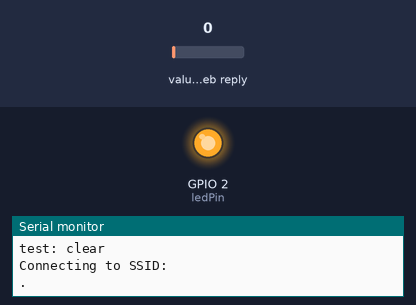
Bench run of a sketch on a simulated ESP8266 (NodeMCU). On the bench: output pins drawn as LEDs (lit = HIGH), the last lines printed to the serial monitor. The test bench sets the inputs (shaded band); at power-on: value in the web reply 0. WiFi joins after 1.5 s; servers stay silent unless stated; web services answer with replies made up by the test bench; not simulated (calls return 0 or success): secrets.h.

Above: at 0.11 s.
At 5.1 s:
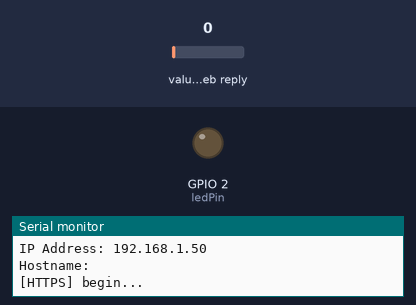
Timing chart, 0 to 6.6 s (numbered marks = the images above):
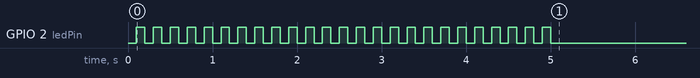

The sketch:

clear.ino
```cpp
/*--------------------------------------------------------------
  Program:      clear

  Description:  Clear a ThingSpeak channel.

  Hardware:     Adafruit Feather Huzzah

  Software:     Developed using arduino-cli 0.21.0.

  Date:         16FEB2022

  Author:       Nicholas Wilde 0x08b7d7a3
--------------------------------------------------------------*/

#include <ESP8266WiFi.h>
#include <ESP8266HTTPClient.h>
#include <Ticker.h>
#include "secrets.h"
#include <WiFiClientSecure.h>

#define BAUD_RATE 115200        // baud rate used for Serial console
#define DELAY_LOOP 20000         // loop delay time (ms)
#define ANALOG_PIN_NO A0        // analog pin number
#define DELAY_WIFI 5            // delay between samples (s)
#define INTERVAL_BLINK 100      // blink interval (ms)
#define THINGSPEAK_URL "api.thingspeak.com"

WiFiClientSecure client;
Ticker blinker;

const char ssid[] = SECRET_SSID;      // your network SSID (name)
const char pass[] = SECRET_PASS;      // your network password
const int ledPin = LED_BUILTIN;

unsigned long myChannelNumber = SECRET_CH_ID;
const char * myHostName = SECRET_HOSTNAME;
const char * myUserAPIKey = SECRET_USER_APIKEY;

//const char * fingerprint = SECRET_SHA1_FINGERPRINT; // uncomment for secure connection
const char * fingerprint = NULL;                      // comment for secure connection

void setup() {
  Serial.begin(BAUD_RATE);
  while(!Serial);
  Serial.println();
  Serial.println("test: clear");
  pinMode(ledPin, OUTPUT);
  conntectToWifi();
  setClient();
}

void loop() {
  clearChannel();
  delay(DELAY_LOOP);
}

void clearChannel(){
  HTTPClient https;

  Serial.println("[HTTPS] begin...");
  String url = getUrl();
  https.begin(client, url.c_str());
  https.addHeader("Host", THINGSPEAK_URL);
  https.addHeader("content-type", "application/x-www-form-urlencoded");
  String key = getKey();
  int httpCode = https.sendRequest("DELETE", key.c_str());
  Serial.print("http code: ");
  Serial.println(httpCode);
  Serial.print("status: ");
  if (httpCode>0){
    Serial.println("success");
  } else {
    Serial.print("error ");
    Serial.println(https.errorToString(httpCode).c_str());
  }
  https.end();
}

void setClient(){
  if (fingerprint !=NULL){
    client.setFingerprint(fingerprint);
  } else {
    client.setInsecure();
  }
}

String getUrl(){
  String url = String("https://api.thingspeak.com/channels/");
  url.concat(myChannelNumber);
  url.concat("/feeds.json");
  return url;
}

String getKey(){
  String key = String("api_key=");
  key.concat(myUserAPIKey);
  return key;
}

void conntectToWifi(){
  // Connect or reconnect to WiFi
  WiFi.mode(WIFI_STA);
  WiFi.hostname(myHostName);
  Serial.print("Connecting to SSID: ");
  Serial.println(SECRET_SSID);
  blinker.attach_ms(INTERVAL_BLINK, changeState);
  while(WiFi.status() != WL_CONNECTED){
    WiFi.begin(ssid, pass);
    Serial.print(".");
    delay(DELAY_WIFI*1e3);
  }
  blinker.detach();
  Serial.println("connected");
  Serial.print("IP Address: ");
  Serial.println(WiFi.localIP());
  Serial.print("Hostname: ");
  Serial.println(WiFi.hostname());
}

void changeState(){
  digitalWrite(ledPin, !(digitalRead(ledPin)));
}
```
